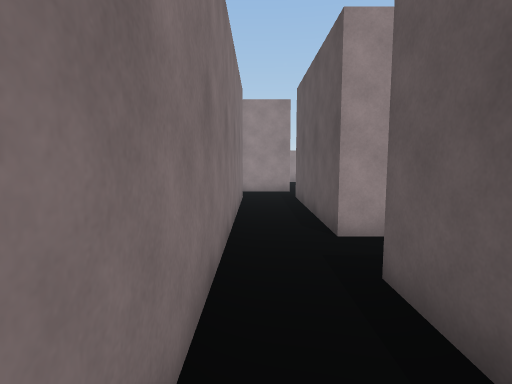
[1] (above)

24 first-person views from a walk through a scene from a Unity 3-D project. The camera is 1.4 m above the floor, tilts 6° down and sees 80° across. The floor is counted in squares, 1 m on a side. Each view is taken from the middle of a square. On the plan, view 1 faces up. The plan holds only what a view shows up to about 14 squares ahead; the rest is blank. The player is left out.

[2]
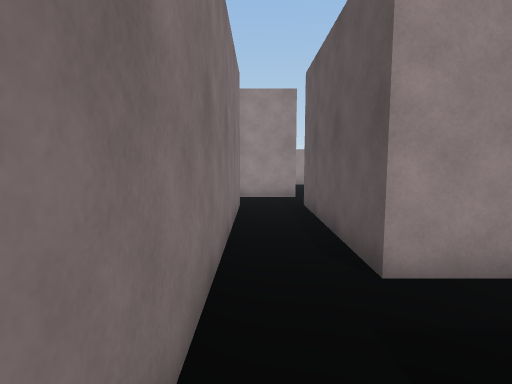

[3]
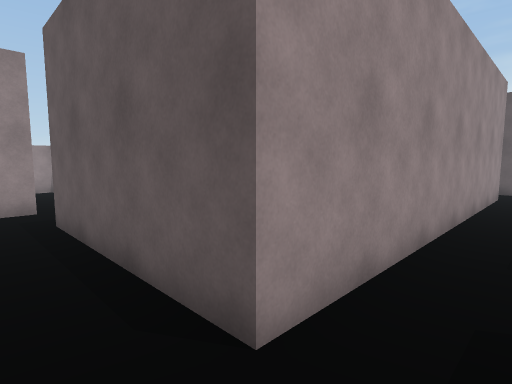

[4]
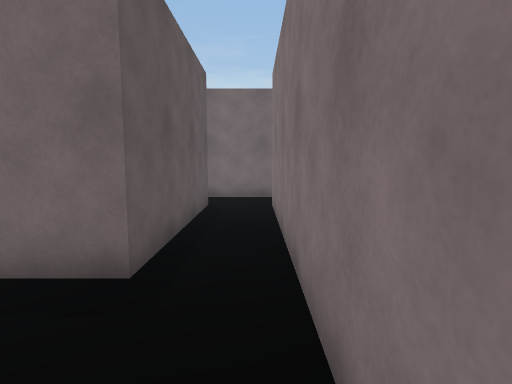

[5]
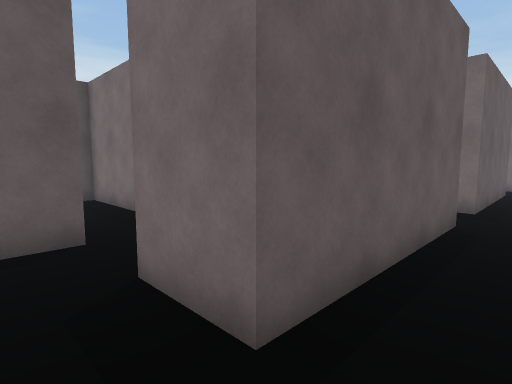

[6]
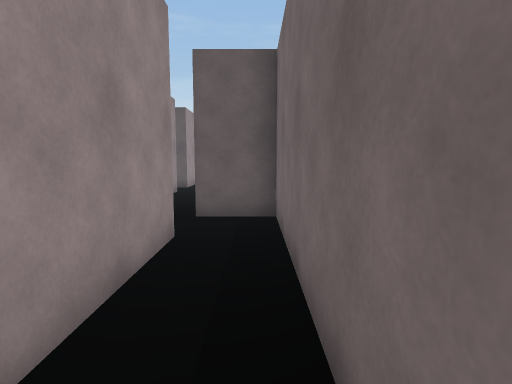

[7]
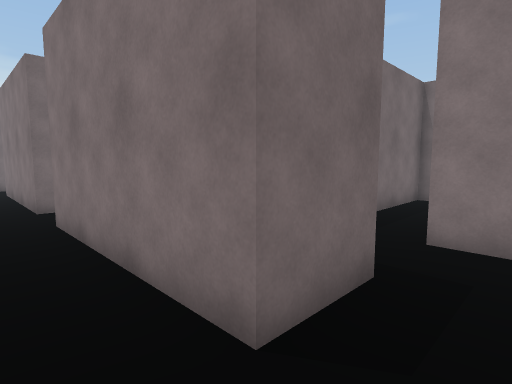

[8]
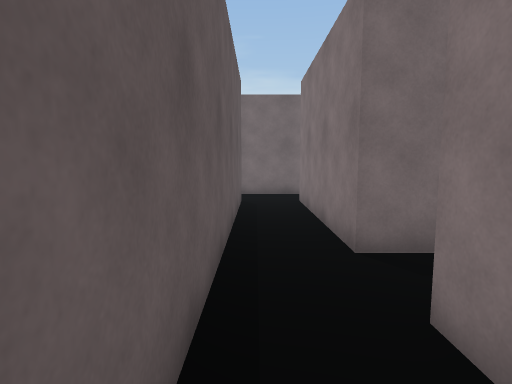

[9]
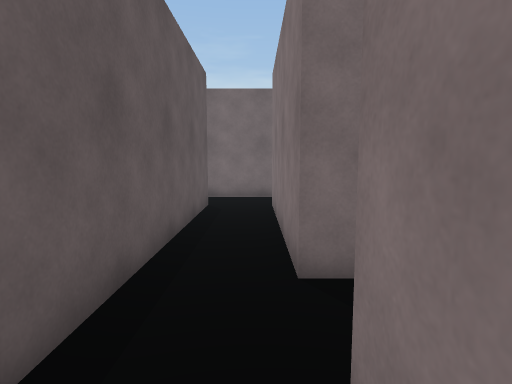

[10]
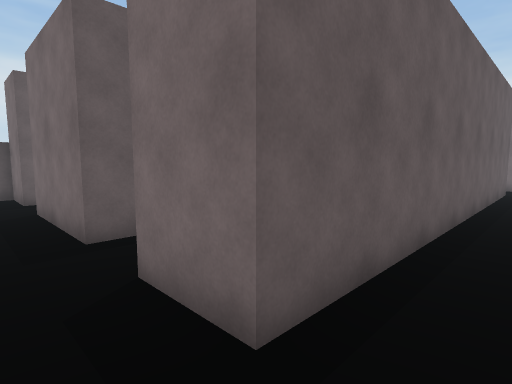

[11]
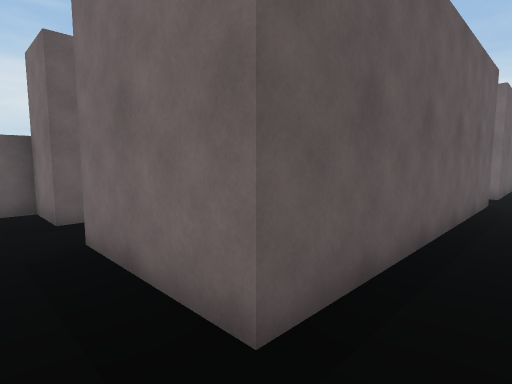

[12]
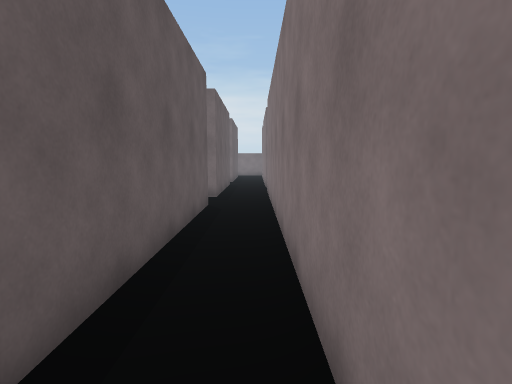

[13]
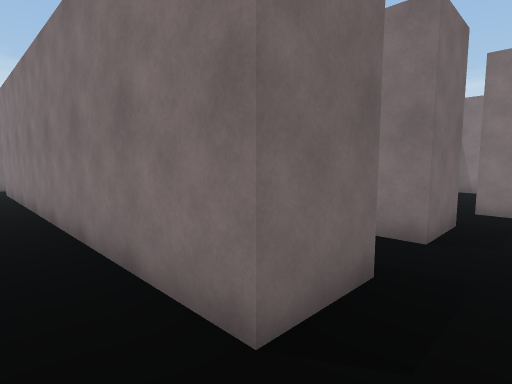

[14]
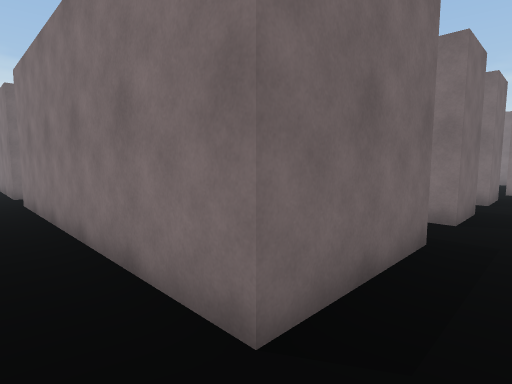

[15]
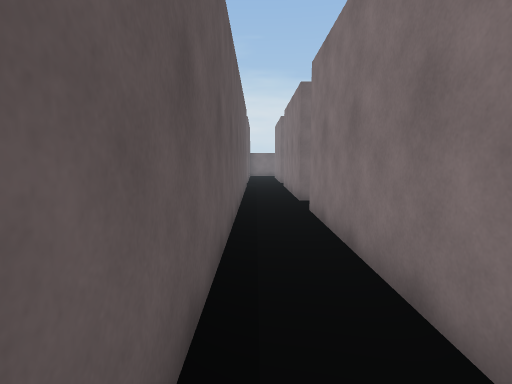

[16]
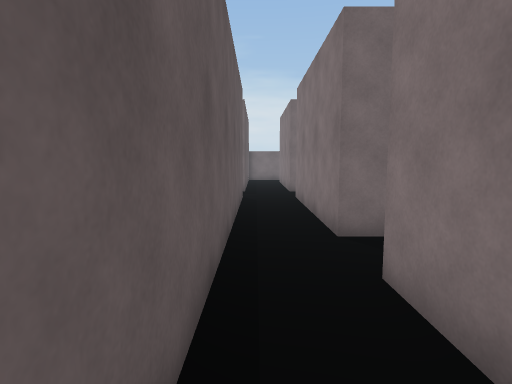

[17]
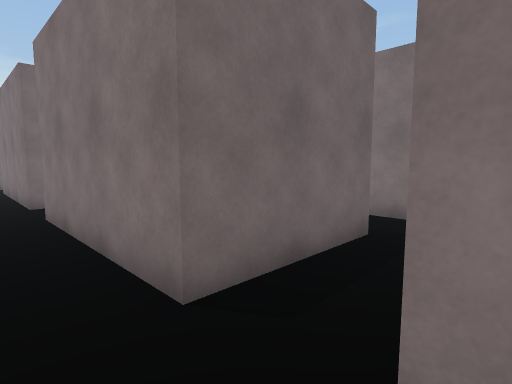

[18]
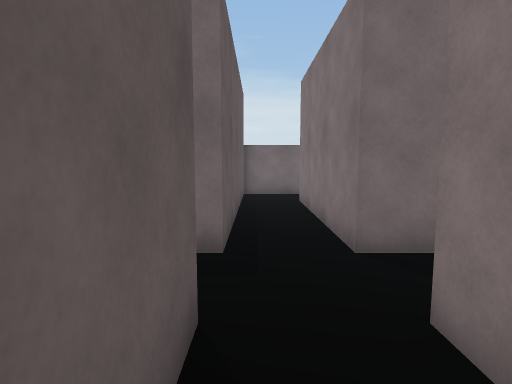

[19]
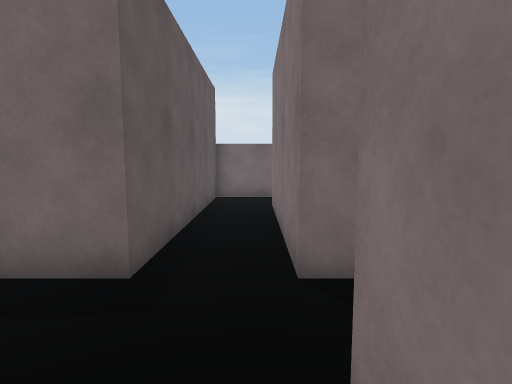

[20]
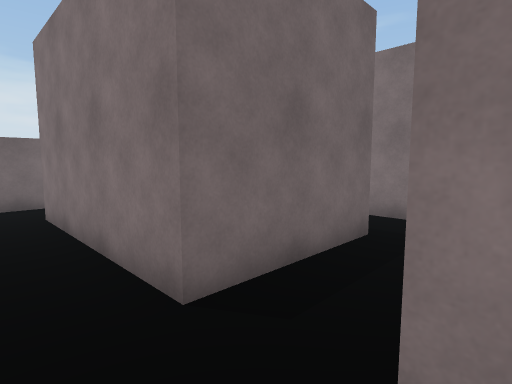

[21]
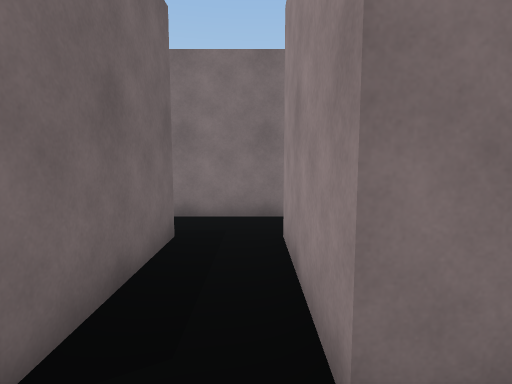

[22]
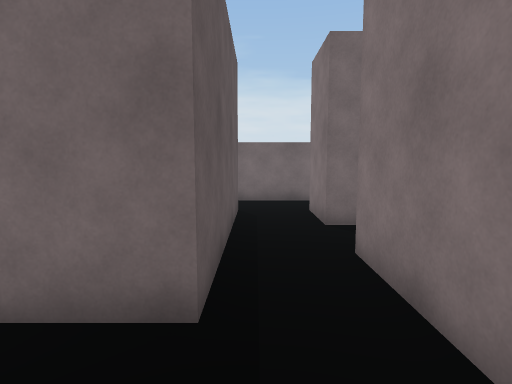

[23]
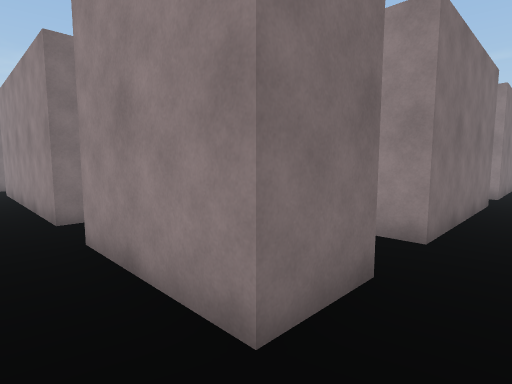

[24]
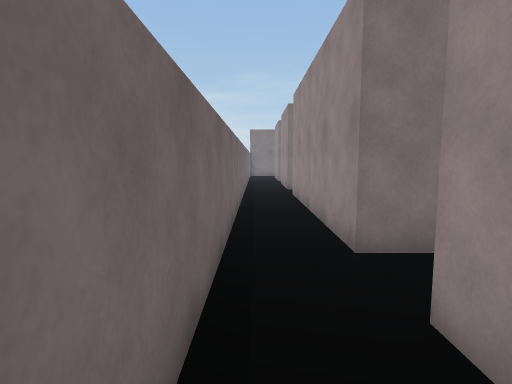

### Floor plan
Points are (right, up) in squares from view 1. A wall is a line through its corners. A room is listed if a view was taken in it or the views show most of it. See-through windows are left out.
Room 1 (views 1, 2, 3, 4, 5, 6, 7, 8, 9, 10)
walls: (3.5, 5.5) (1.5, 5.5) (1.5, 11.5) (3.5, 11.5); (3.5, 10.6) (3.5, 9.5) (11.5, 9.5) (11.5, 11.5) (13.5, 11.5) (13.5, 5.5) (11.5, 5.5); (-0.5, 11.2) (-0.5, -2.5); (1.5, -2.5) (1.5, 3.5) (3, 3.5); (1.6, 13.5) (-0.6, 13.5); (12.2, 3.5) (13.5, 3.5) (13.5, -2.5); (9.5, 12.6) (9.5, 11.5) (5.5, 11.5) (5.5, 12.6); (-0.6, -4.5) (1.9, -4.5); (13.1, -4.5) (17.5, -4.5); (15.5, -2.5) (15.5, 11.5); (17.5, -2.5) (17.1, -2.5)
ways out: opening at (2.5, 14.5) to room 2; opening at (16.5, 12.5) to room 2; opening at (16.5, -3.5) to room 3; opening at (2.5, -3.5); opening at (2.5, 4.5); opening at (12.5, -3.5); opening at (12.5, 4.5)
Room 2 (views 11, 12, 13, 14, 15, 16, 17, 18, 19, 20, 21, 22, 23, 24)
walls: (3.1, 19.5) (2.4, 19.5); (3, -16.5) (15.5, -16.5); (15.5, 11.5) (17.5, 11.5) (17.5, -2.5); (11.5, -13.2) (11.5, -14.5) (3.5, -14.5); (17.5, -4.5) (17.5, -10.5); (19.5, 1.5) (19.5, 11.5) (23.5, 11.5) (23.5, 1.5); (19.5, -2.5) (19.5, -0.5) (23.5, -0.5) (23.5, -6.5) (19.5, -6.5); (17.5, 13.5) (16.9, 13.5); (17.5, -12.5) (17.5, -14.5) (13.5, -14.5); (19.5, -10.5) (19.5, -8.5) (23.5, -8.5) (23.5, -14.5); (17.1, -16.5) (19.6, -16.5); (19.5, -14.2) (19.5, -12.5); (25.5, -6.5) (25.5, 11.5) (27.5, 11.5) (27.5, 12.2); (23.1, -16.5) (25.5, -16.5) (25.5, -8.5) (27, -8.5)
ways out: opening at (2.5, 14.5) to room 1; opening at (16.5, 12.5) to room 1; opening at (18.5, -5.5) to room 3; opening at (18.5, -1.5) to room 3; opening at (12.5, -13.5); opening at (18.5, -13.5); opening at (18.5, -9.5)
Room 3 (no view inside)
walls: (19.5, -4) (19.5, -2.5)
ways out: opening at (16.5, -3.5) to room 1; opening at (18.5, -5.5) to room 2; opening at (18.5, -1.5) to room 2

Where each view was taken, in squares from view 1:
view 1: 0 up, 0 right, facing up
view 2: 2 up, 0 right, facing up
view 3: 4 up, 0 right, facing up-right
view 4: 7 up, 0 right, facing down
view 5: 13 up, 0 right, facing down-right
view 6: 10 up, 4 right, facing right
view 7: 13 up, 15 right, facing down-left
view 8: 8 up, 15 right, facing down
view 9: 7 up, 14 right, facing down
view 10: 13 up, 14 right, facing down-right
view 11: 13 up, 18 right, facing down-right
view 12: 11 up, 18 right, facing down
view 13: 13 up, 19 right, facing down-left
view 14: 13 up, 25 right, facing down-left
view 15: 10 up, 25 right, facing down
view 16: 5 up, 25 right, facing down
view 17: 2 up, 25 right, facing down-left
view 18: 4 down, 25 right, facing down
view 19: 5 down, 24 right, facing down
view 20: 6 down, 25 right, facing down-left
view 21: 7 down, 25 right, facing left
view 22: 6 down, 19 right, facing down
view 23: 16 down, 19 right, facing up-left
view 24: 16 down, 16 right, facing left
